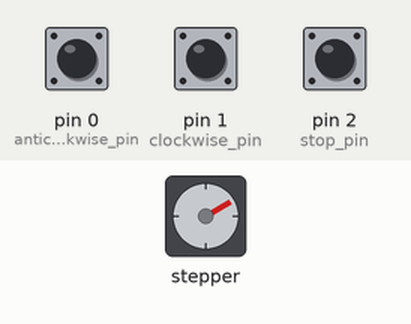
A sketch run on a simulated Arduino Uno, built with avr-gcc and run on an emulated ATmega328P. Shown: stepper motor. The test bench sets the inputs (shaded band); at power-on: pin 2 (stop_pin) HIGH, pin 0 (anticlockwise_pin) HIGH, pin 1 (clockwise_pin) HIGH. Stepper angles assume 36 steps per turn.

Above: at 1.2 s.
1.3 s: pin 2 (stop_pin) pulled LOW for 0.15 s
At 1.3 s:
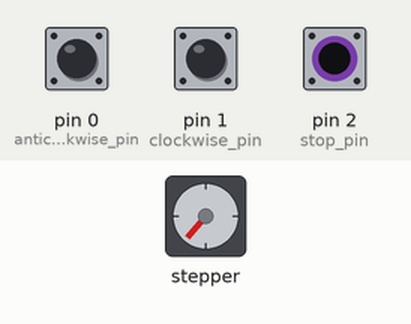
2.9 s: pin 0 (anticlockwise_pin) pulled LOW for 0.15 s
At 3.2 s:
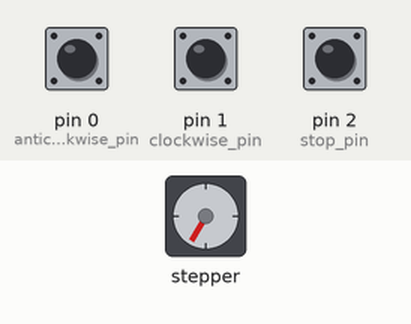
At 3.83 s:
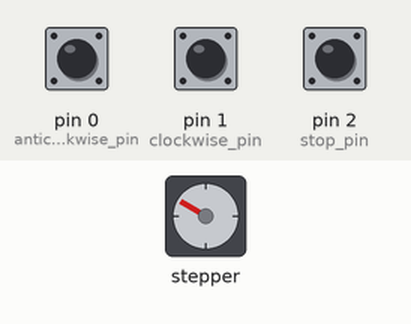
5.9 s: pin 1 (clockwise_pin) pulled LOW for 0.15 s
At 6.05 s:
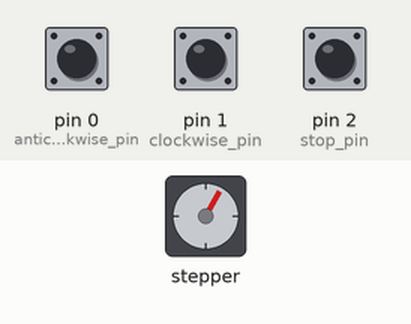
9.0 s: pin 0 (anticlockwise_pin) pulled LOW for 1 s
12.1 s: pin 1 (clockwise_pin) pulled LOW for 1 s
15.8 s: pin 2 (stop_pin) pulled LOW for 1 s
Timing chart, 0 to 18.8 s (numbered marks = the images above; inputs shaded):
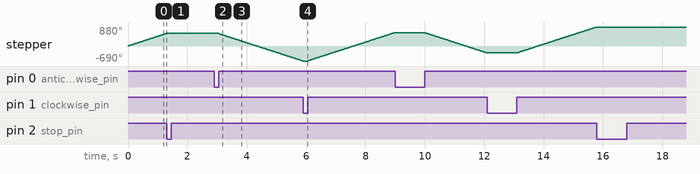

Measured:
- after the input at 1.3 s, stepper: stops changing and stays 580°
- after the input at 2.9 s, stepper: keeps turning counter-clockwise at about 447°/s, starting after 0.15 s
- after the input at 15.8 s, stepper: stops changing and stays 880°
- by itself, stepper: keeps turning clockwise at about 452°/s

The sketch:

Stepper_Motor.ino
```cpp
#include <Stepper.h>

const int steps_per_revolution = 36;

Stepper motor(steps_per_revolution,10,11,12,13);

const int anticlockwise_pin = 0;
const int clockwise_pin = 1;
const int stop_pin = 2;

int clockwise_state = 0;
int anticlockwise_state = 0;
int stop_state = 0;
int Direction = +1;
bool start = true;

void setup() {
  pinMode(clockwise_pin, INPUT_PULLUP);
  pinMode(anticlockwise_pin, INPUT_PULLUP);
  pinMode(stop_pin, INPUT_PULLUP);
}

void loop() {
  if(start){
    motor.setSpeed(75);
    motor.step(Direction);
  }

  clockwise_state = digitalRead(clockwise_pin);
  anticlockwise_state = digitalRead(anticlockwise_pin);
  stop_state = digitalRead(stop_pin);

  if (clockwise_state == 0) {
    while(digitalRead(clockwise_pin) == 0){}
    Direction = +1;
    start = true;
  }
  if (anticlockwise_state == 0) {
    while(digitalRead(anticlockwise_pin) == 0){}
    Direction = -1;
    start = true;
  }
  if (stop_state == 0) {
    while(digitalRead(stop_pin) == 0){}
    start = false;
  }
}
```
